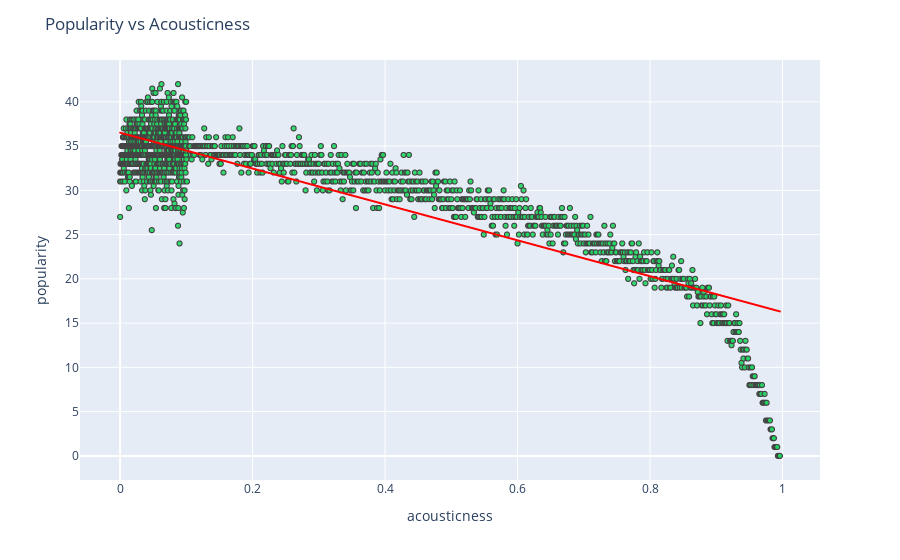

Source (notebook cell):
### Code cell
#Popularity vs Acousticness
plot_corr("acousticness", "popularity", "Popularity vs Acousticness")

### Figure 1 — Plotly figure (JSON) as saved in the notebook; plotly's stock layout.template omitted (floating-point values rounded to 4 significant figures; data arrays with more than 128 entries replaced by an {"elided": "..."} marker saying what was removed)
{"data": [{"hovertemplate": "acousticness=%{x}<br>popularity=%{y}<extra></extra>", "legendgroup": "", "marker": {"color": "rgba(30, 215, 96, 0.9)", "line": {"width": 1}, "size": 5, "symbol": "circle"}, "mode": "markers", "name": "", "showlegend": false, "type": "scattergl", "x": {"elided": "9999 float values"}, "xaxis": "x", "y": {"elided": "9999 float values"}, "yaxis": "y"}, {"hovertemplate": "<b>OLS trendline</b><br>popularity = -20.2787 * acousticness + 36.519<br>R<sup>2</sup>=0.789556<br><br>acousticness=%{x}<br>popularity=%{y} <b>(trend)</b><extra></extra>", "legendgroup": "", "line": {"color": "red"}, "marker": {"color": "#636efa", "symbol": "circle"}, "mode": "lines", "name": "", "showlegend": false, "type": "scattergl", "x": {"elided": "1896 float values"}, "xaxis": "x", "y": {"elided": "1896 float values"}, "yaxis": "y"}], "layout": {"legend": {"tracegroupgap": 0}, "margin": {"t": 60}, "title": {"text": "Popularity vs Acousticness"}, "xaxis": {"anchor": "y", "domain": [0, 1], "title": {"text": "acousticness"}}, "yaxis": {"anchor": "x", "domain": [0, 1], "title": {"text": "popularity"}}}}
